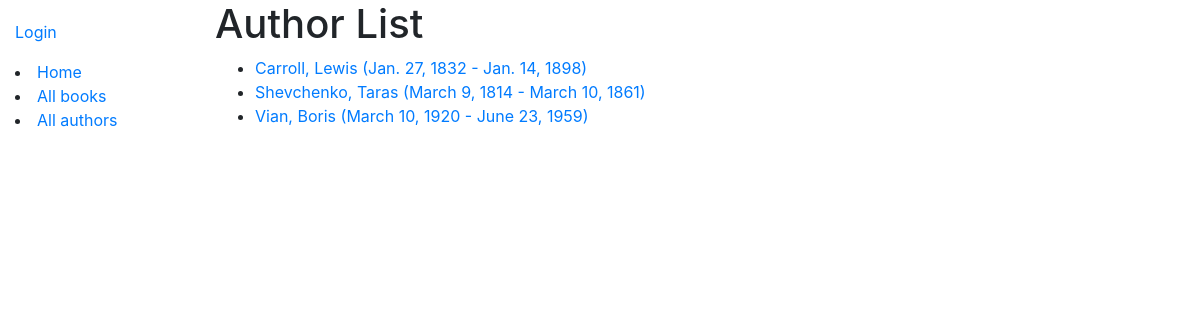
The app's page /catalog/authors/, older data.
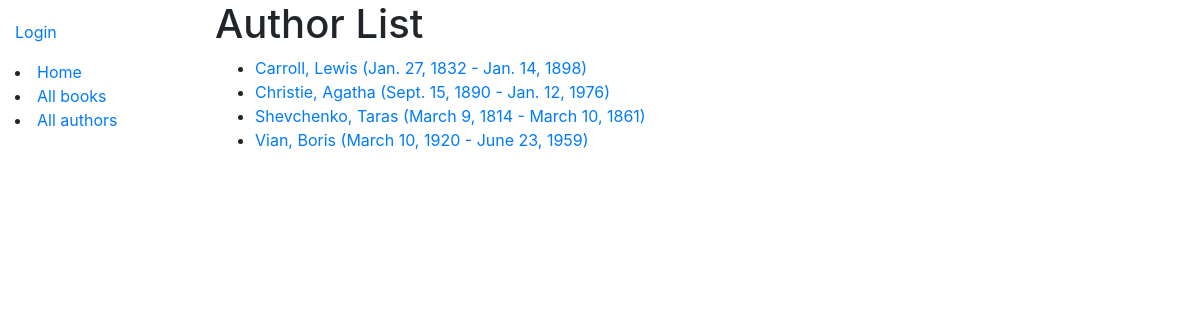
The same page, newer data.
### catalog/models.py (models this page shows)
class Author(models.Model):
    first_name = models.CharField(max_length=100)
    last_name = models.CharField(max_length=100)
    date_of_birth = models.DateField(null=True, blank=True)
    date_of_death = models.DateField("died", null=True, blank=True)
    class Meta:
        ordering = ["last_name", "first_name"]
    def get_absolute_url(self):
        return reverse("author-detail", args=[str(self.id)])
    def __str__(self):
        return f"{self.last_name}, {self.first_name}"
    class Meta:
        ordering = ["last_name"]

### catalog/views.py (the view)
# urls.py: path("authors/", views.AuthorListView.as_view(), name="authors"),
class AuthorListView(generic.ListView):
    model = Author
    paginate_by = 10

### catalog/templates/catalog/author_list.html
{% extends "base_generic.html" %}
{% block content %}
<h1>Author List</h1>
{% if author_list %}
  <ul>
  {% for author in author_list %}
    <li>
      <a href="{{ author.get_absolute_url }}">
      {{ author }} ({{author.date_of_birth}} - {% if author.date_of_death %}{{author.date_of_death}}{% endif %})
      </a>
    </li>
  {% endfor %}
 </ul>
{% else %}
  <p>There are no authors available.</p>
{% endif %}
{% endblock %}

Row changes from the older to the newer data that the page shows:
added Author: last_name+first_name "Christie, Agatha", date_of_birth "Sept. 15, 1890", date_of_death "Jan. 12, 1976"
